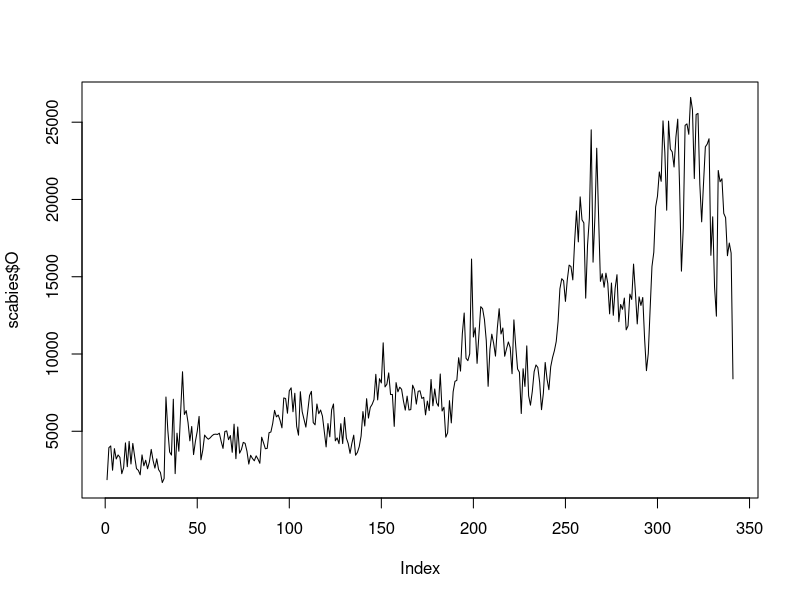
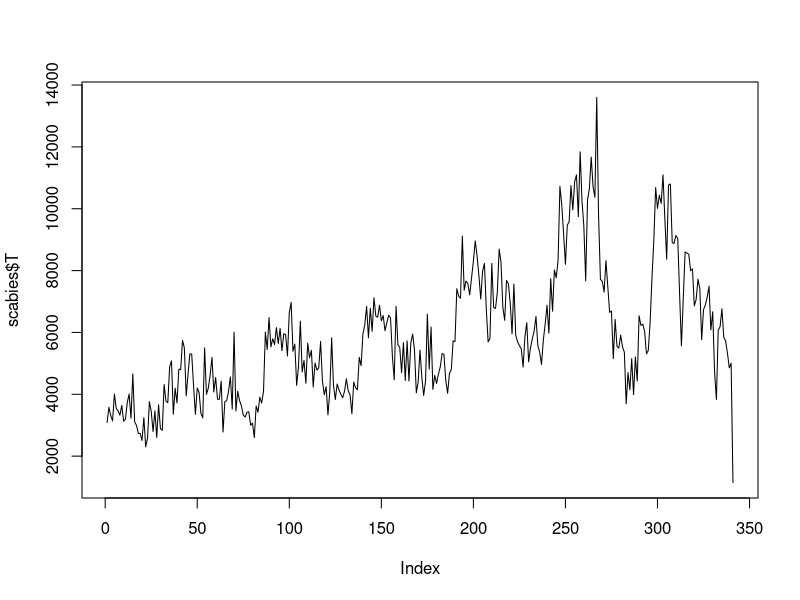

Here is the R script that generated these plots, in order: (Note: this script raises an error after producing the figures.)
## ---- chunk 1
knitr::opts_chunk$set(eval=F, echo=F)
solution <- FALSE

## ---- chunk 2
scabies<-read.csv2(file="RawdataScabiesDrugs.csv")
## ---- chunk 3
tsOral=ts(scabies$O, frequency = 52, start=c(2007,1))
## ---- chunk 4
tsTopical=ts(scabies$T, frequency = 52, start=c(2007,1))
## ---- chunk 5
plot(scabies$O,type="l")
plot(scabies$T,type="l")
## ---- chunk 6

plot(aggregate(tsTopic, nfrequency = 4), col="red")
plot(aggregate(tsOral, nfrequency = 1), col="red")

## ---- chunk 7
plot(ma(tsOral, order = 4))
## ---- chunk 8
decO=decompose(tsOral)
decT=decompose(tsTopic)
## ---- chunk 9
decOs=stl(tsOral, s.window="periodic")
decTs=stl(tsTopic, s.window="periodic")
## ---- chunk 10
fitO=auto.arima(tsOral, trace=T)
fitT=auto.arima(tsTopic, trace=T)
## ---- chunk 11
plot(forecast(fitO, h=52))
plot(forecast(fitT, h=52))
## ---- chunk 12
ILI=read.csv2(file = "ILIData.csv")

plot(decompose(tsILI))

plot(stl(tsILI, s.window="periodic"))
